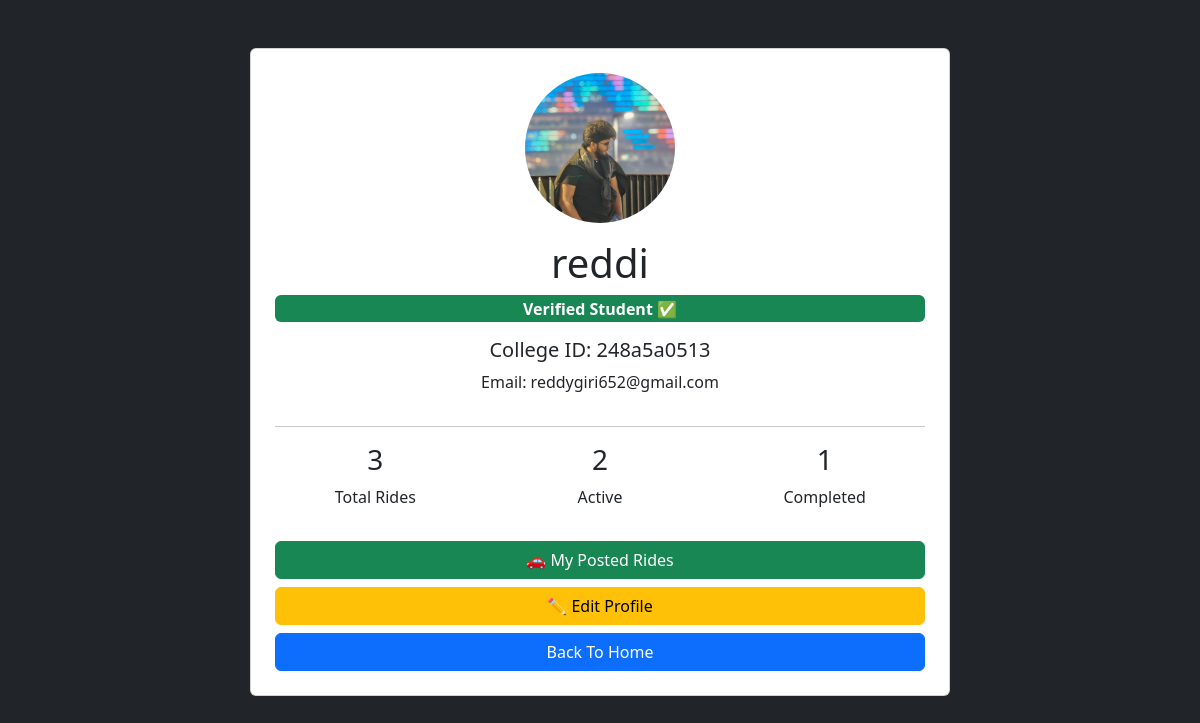
The app's page /profile (signed in) with its own data.
### tables this page shows
CREATE TABLE users (
    id INTEGER PRIMARY KEY AUTOINCREMENT,
    username TEXT,
    password TEXT,
    image TEXT,
    college_id TEXT,
    email TEXT
);

### app.py (the view)
@app.route("/profile")
def profile():
    if "user" not in session:
        return redirect("/login")
    username = session["user"]
    conn = connect_db()
    cursor = conn.cursor()
    cursor.execute(
        "SELECT username, image, college_id, email FROM users WHERE username=?",
        (username,)
    )
    user = cursor.fetchone()
    cursor.execute("SELECT COUNT(*) FROM rides WHERE username=?", (username,))
    total_rides = cursor.fetchone()[0]
    cursor.execute("SELECT COUNT(*) FROM rides WHERE username=? AND completed=1", (username,))
    completed_rides = cursor.fetchone()[0]
    active_rides = total_rides - completed_rides
    conn.close()
    return render_template(
        "profile.html",
        user=user,
        total_rides=total_rides,
        completed_rides=completed_rides,
        active_rides=active_rides
    )

### app.py (called while the page is built)
def connect_db():
    return sqlite3.connect("rides.db")

### templates/profile.html (shortened to what this page needs)
<!DOCTYPE html>
<html>
<head>
<link href="https://cdn.jsdelivr.net/npm/bootstrap@5.3.3/dist/css/bootstrap.min.css" rel="stylesheet">
</head>
<body class="bg-dark">
<div class="container mt-5">
<div class="card p-4 mx-auto text-center"
     style="max-width:700px;">
<img src="{{ url_for('uploaded_file', filename=user[1]) }}"
     width="150"
     height="150"
     class="rounded-circle mx-auto mb-3"
     style="object-fit:cover;">
<h1>{{ user[0] }}</h1>
<div class="badge bg-success fs-6 mb-3">
Verified Student ✅
</div>
<h5>
College ID:
{{ user[2] }}
</h5>
<p>
Email:
{{ user[3] }}
</p>
<hr>
<div class="row text-center">
<div class="col-md-4">
<h3>{{ total_rides }}</h3>
<p>Total Rides</p>
</div>
<div class="col-md-4">
<h3>{{ active_rides }}</h3>
<p>Active</p>
</div>
<div class="col-md-4">
<h3>{{ completed_rides }}</h3>
<p>Completed</p>
</div>
</div>
<a href="/myrides"
   class="btn btn-success mt-3">
🚗 My Posted Rides
</a>
<a href="/edit_profile"
   class="btn btn-warning mt-2">
✏ Edit Profile
</a>
<a href="/"
   class="btn btn-primary mt-2">
Back To Home
</a>
</div>
</div>
</body>
</html>

### records on screen
users: image (picture), username "reddi", college "248a5a0513", email "reddygiri652@gmail.com"

### other values on screen
{{ total_rides }} "3"
{{ active_rides }} "2"
{{ completed_rides }} "1"
